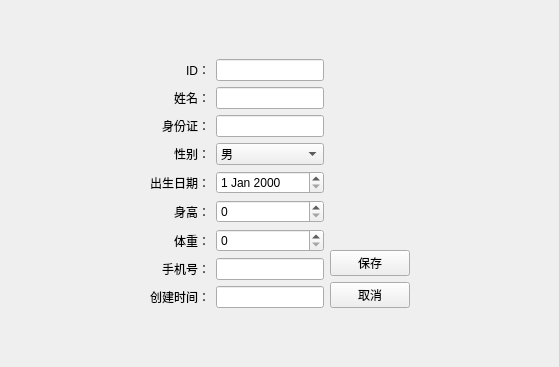
<?xml version="1.0" encoding="UTF-8"?>
<ui version="4.0">
 <class>PatientEditView</class>
 <widget class="QWidget" name="PatientEditView">
  <property name="geometry">
   <rect>
    <x>0</x>
    <y>0</y>
    <width>559</width>
    <height>367</height>
   </rect>
  </property>
  <property name="windowTitle">
   <string>编辑患者信息</string>
  </property>
  <layout class="QVBoxLayout" name="verticalLayout_3">
   <item>
    <spacer name="verticalSpacer_3">
     <property name="orientation">
      <enum>Qt::Orientation::Vertical</enum>
     </property>
     <property name="sizeHint" stdset="0">
      <size>
       <width>20</width>
       <height>61</height>
      </size>
     </property>
    </spacer>
   </item>
   <item>
    <layout class="QHBoxLayout" name="horizontalLayout_2">
     <item>
      <spacer name="horizontalSpacer_3">
       <property name="orientation">
        <enum>Qt::Orientation::Horizontal</enum>
       </property>
       <property name="sizeHint" stdset="0">
        <size>
         <width>40</width>
         <height>20</height>
        </size>
       </property>
      </spacer>
     </item>
     <item>
      <layout class="QHBoxLayout" name="horizontalLayout">
       <item>
        <layout class="QFormLayout" name="formLayout">
         <property name="labelAlignment">
          <set>Qt::AlignmentFlag::AlignRight|Qt::AlignmentFlag::AlignTrailing|Qt::AlignmentFlag::AlignVCenter</set>
         </property>
         <item row="0" column="0">
          <widget class="QLabel" name="label">
           <property name="text">
            <string>ID：</string>
           </property>
           <property name="alignment">
            <set>Qt::AlignmentFlag::AlignRight|Qt::AlignmentFlag::AlignTrailing|Qt::AlignmentFlag::AlignVCenter</set>
           </property>
          </widget>
         </item>
         <item row="0" column="1">
          <widget class="QLineEdit" name="dbEditID"/>
         </item>
         <item row="1" column="0">
          <widget class="QLabel" name="label_2">
           <property name="text">
            <string>姓名：</string>
           </property>
           <property name="alignment">
            <set>Qt::AlignmentFlag::AlignRight|Qt::AlignmentFlag::AlignTrailing|Qt::AlignmentFlag::AlignVCenter</set>
           </property>
          </widget>
         </item>
         <item row="1" column="1">
          <widget class="QLineEdit" name="dbEditName"/>
         </item>
         <item row="2" column="0">
          <widget class="QLabel" name="label_3">
           <property name="text">
            <string>身份证：</string>
           </property>
           <property name="alignment">
            <set>Qt::AlignmentFlag::AlignRight|Qt::AlignmentFlag::AlignTrailing|Qt::AlignmentFlag::AlignVCenter</set>
           </property>
          </widget>
         </item>
         <item row="2" column="1">
          <widget class="QLineEdit" name="dbEditIDCard"/>
         </item>
         <item row="3" column="0">
          <widget class="QLabel" name="label_4">
           <property name="text">
            <string>性别：</string>
           </property>
           <property name="alignment">
            <set>Qt::AlignmentFlag::AlignRight|Qt::AlignmentFlag::AlignTrailing|Qt::AlignmentFlag::AlignVCenter</set>
           </property>
          </widget>
         </item>
         <item row="3" column="1">
          <widget class="QComboBox" name="dbComboSex">
           <item>
            <property name="text">
             <string>男</string>
            </property>
           </item>
           <item>
            <property name="text">
             <string>女</string>
            </property>
           </item>
          </widget>
         </item>
         <item row="4" column="0">
          <widget class="QLabel" name="label_5">
           <property name="text">
            <string>出生日期：</string>
           </property>
           <property name="alignment">
            <set>Qt::AlignmentFlag::AlignRight|Qt::AlignmentFlag::AlignTrailing|Qt::AlignmentFlag::AlignVCenter</set>
           </property>
          </widget>
         </item>
         <item row="4" column="1">
          <widget class="QDateEdit" name="dbDateEditDOB"/>
         </item>
         <item row="5" column="0">
          <widget class="QLabel" name="label_6">
           <property name="text">
            <string>身高：</string>
           </property>
           <property name="alignment">
            <set>Qt::AlignmentFlag::AlignRight|Qt::AlignmentFlag::AlignTrailing|Qt::AlignmentFlag::AlignVCenter</set>
           </property>
          </widget>
         </item>
         <item row="5" column="1">
          <widget class="QSpinBox" name="dbSpinHeight"/>
         </item>
         <item row="6" column="0">
          <widget class="QLabel" name="label_8">
           <property name="text">
            <string>体重：</string>
           </property>
           <property name="alignment">
            <set>Qt::AlignmentFlag::AlignRight|Qt::AlignmentFlag::AlignTrailing|Qt::AlignmentFlag::AlignVCenter</set>
           </property>
          </widget>
         </item>
         <item row="6" column="1">
          <widget class="QSpinBox" name="dbSpinWeight"/>
         </item>
         <item row="7" column="0">
          <widget class="QLabel" name="label_7">
           <property name="text">
            <string>手机号：</string>
           </property>
           <property name="alignment">
            <set>Qt::AlignmentFlag::AlignRight|Qt::AlignmentFlag::AlignTrailing|Qt::AlignmentFlag::AlignVCenter</set>
           </property>
          </widget>
         </item>
         <item row="7" column="1">
          <widget class="QLineEdit" name="dbEditMobile"/>
         </item>
         <item row="8" column="0">
          <widget class="QLabel" name="label_9">
           <property name="text">
            <string>创建时间：</string>
           </property>
          </widget>
         </item>
         <item row="8" column="1">
          <widget class="QLineEdit" name="dbCreatedTimeStamp"/>
         </item>
        </layout>
       </item>
       <item>
        <layout class="QVBoxLayout" name="verticalLayout_2">
         <item>
          <spacer name="verticalSpacer">
           <property name="orientation">
            <enum>Qt::Orientation::Vertical</enum>
           </property>
           <property name="sizeHint" stdset="0">
            <size>
             <width>20</width>
             <height>40</height>
            </size>
           </property>
          </spacer>
         </item>
         <item>
          <layout class="QVBoxLayout" name="verticalLayout">
           <item>
            <widget class="QPushButton" name="pushButton">
             <property name="text">
              <string>保存</string>
             </property>
            </widget>
           </item>
           <item>
            <widget class="QPushButton" name="pushButton_2">
             <property name="text">
              <string>取消</string>
             </property>
            </widget>
           </item>
          </layout>
         </item>
        </layout>
       </item>
      </layout>
     </item>
     <item>
      <spacer name="horizontalSpacer_2">
       <property name="orientation">
        <enum>Qt::Orientation::Horizontal</enum>
       </property>
       <property name="sizeType">
        <enum>QSizePolicy::Policy::Expanding</enum>
       </property>
       <property name="sizeHint" stdset="0">
        <size>
         <width>40</width>
         <height>20</height>
        </size>
       </property>
      </spacer>
     </item>
    </layout>
   </item>
   <item>
    <spacer name="verticalSpacer_2">
     <property name="orientation">
      <enum>Qt::Orientation::Vertical</enum>
     </property>
     <property name="sizeHint" stdset="0">
      <size>
       <width>20</width>
       <height>61</height>
      </size>
     </property>
    </spacer>
   </item>
  </layout>
 </widget>
 <resources/>
 <connections/>
</ui>
